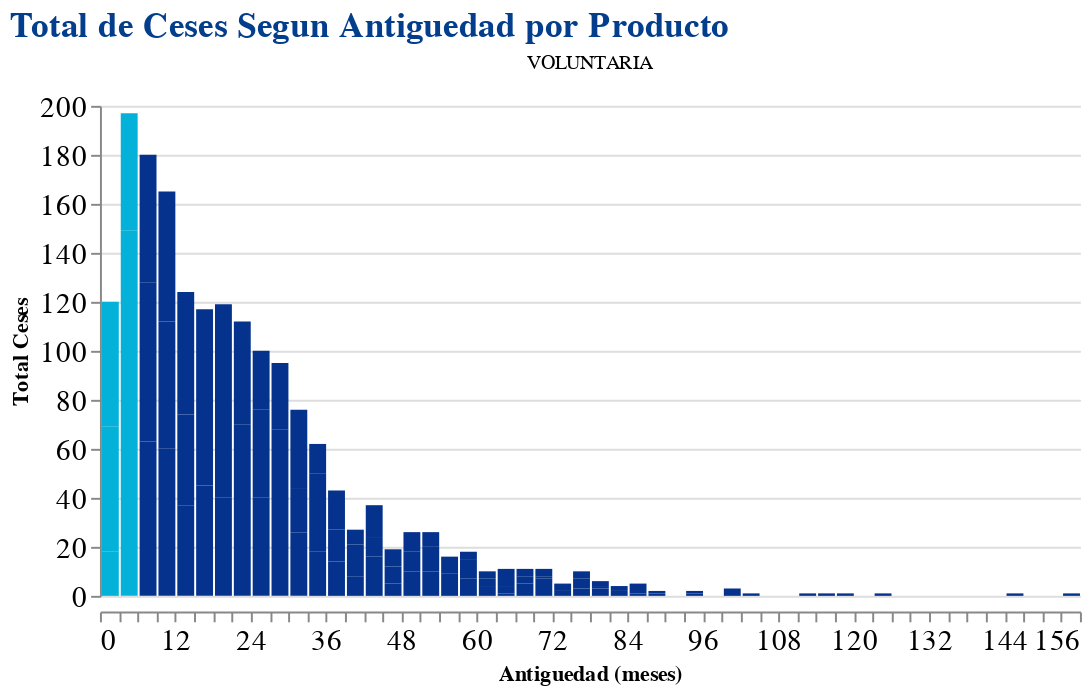

Notebook source saved alongside this figure:
### Markdown cell above
* Se ve una diferencia en el comportamiento en la antiguedad de ceses voluntarios vs ceses involuntarios
* Los colores mas claros reflejan la clasificacion que la empresa le da a los ceses menores de 6 meses como tempranos
* Los ceses involuntarios tiene un comportamiento diferente durante los 9 primeros meses respecto al resto de meses mayores o iguales a 12
* En los ceses voluntarios el comportamiento diferente se da solo los en 3 primeros meses, del mes 6 adelante los ceses disminuyen con el tiempo
* Debido a este comportamiento diferente se debe hacer una analisis y prediccion para cada tipo de cese. **Considerando que los ceses involuntarios se deben despidos por diferente motivos, este analisis repercutiria en otro proyecto que vaya mas alineado al tema de contrataciones, ya que los colaboradores contratados no cumplen con la expectativa de la empresa.**
* Por lo tanto, para este proyecto se tomaran solo los ceses voluntarios, **al parecer la clasificacion de antiguedad de cese tomada por la empresa (en el caso de ceses voluntarios) seria incorrecta, pues el cambio de comportamiento se da desde el mes 3**. Seria necesario analizar por Grupal e Individual para validar esta hipotesis

### Code cell
ceses_antg = ceses.groupby(
    by=['TIPO_CESE','antiguedad_meses'],
    as_index=False
).agg(
    cesados = ('CODIGO', 'count'))

# GRAFICANDO
alt.Chart(ceses_antg).mark_bar(
    color = '#04328C'
).encode(
    x = alt.X(
        'antiguedad_meses',
        bin = alt.BinParams(step=3),
        title = 'Antiguedad (meses)'),
    y = alt.Y(
        'cesados',
        title = 'Total Ceses'),
    color = alt.condition(
        alt.datum.antiguedad_meses < 6.0, 
        alt.value('#04B2D9'),
        alt.value('#04328C')),
    column = alt.Column(
        'TIPO_CESE',
        title = None)
).properties(
    title = 'Total de Ceses Segun Antiguedad por Producto',
    width = 500,
    height = 250
).configure_view(
    strokeWidth = 0
).configure_axis(
    labelFontSize = 15,
    labelAngle = 0
).configure_title(
    fontSize = 18,
    color = '#033E8C'
).resolve_scale(
    y='independent'
)

### Figure 1 — Vega-Lite specification as saved in the notebook (floating-point values rounded to 4 significant figures)
{"config": {"view": {"continuousWidth": 400, "continuousHeight": 300, "strokeWidth": 0}, "axis": {"labelAngle": 0, "labelFontSize": 15}, "title": {"color": "#033E8C", "fontSize": 18}}, "data": {"name": "data-8a89fe89961a20a9b7246177ccae16f1"}, "mark": {"type": "bar", "color": "#04328C"}, "encoding": {"color": {"condition": {"value": "#04B2D9", "test": "(datum.antiguedad_meses < 6.0)"}, "value": "#04328C"}, "column": {"type": "nominal", "field": "TIPO_CESE", "title": null}, "x": {"type": "quantitative", "bin": {"step": 3}, "field": "antiguedad_meses", "title": "Antiguedad (meses)"}, "y": {"type": "quantitative", "field": "cesados", "title": "Total Ceses"}}, "height": 250, "resolve": {"scale": {"y": "independent"}}, "title": "Total de Ceses Segun Antiguedad por Producto", "width": 500, "$schema": "https://vega.github.io/schema/vega-lite/v4.8.1.json", "datasets": {"data-8a89fe89961a20a9b7246177ccae16f1": [{"TIPO_CESE": "VOLUNTARIA", "antiguedad_meses": 0.0, "cesados": 18}, {"TIPO_CESE": "VOLUNTARIA", "antiguedad_meses": 1.0, "cesados": 51}, {"TIPO_CESE": "VOLUNTARIA", "antiguedad_meses": 2.0, "cesados": 51}, {"TIPO_CESE": "VOLUNTARIA", "antiguedad_meses": 3.0, "cesados": 82}, {"TIPO_CESE": "VOLUNTARIA", "antiguedad_meses": 4.0, "cesados": 67}, {"TIPO_CESE": "VOLUNTARIA", "antiguedad_meses": 5.0, "cesados": 48}, {"TIPO_CESE": "VOLUNTARIA", "antiguedad_meses": 6.0, "cesados": 63}, {"TIPO_CESE": "VOLUNTARIA", "antiguedad_meses": 7.0, "cesados": 65}, {"TIPO_CESE": "VOLUNTARIA", "antiguedad_meses": 8.0, "cesados": 52}, {"TIPO_CESE": "VOLUNTARIA", "antiguedad_meses": 9.0, "cesados": 60}, {"TIPO_CESE": "VOLUNTARIA", "antiguedad_meses": 10.0, "cesados": 52}, {"TIPO_CESE": "VOLUNTARIA", "antiguedad_meses": 11.0, "cesados": 53}, {"TIPO_CESE": "VOLUNTARIA", "antiguedad_meses": 12.0, "cesados": 37}, {"TIPO_CESE": "VOLUNTARIA", "antiguedad_meses": 13.0, "cesados": 37}, {"TIPO_CESE": "VOLUNTARIA", "antiguedad_meses": 14.0, "cesados": 50}, {"TIPO_CESE": "VOLUNTARIA", "antiguedad_meses": 15.0, "cesados": 45}, {"TIPO_CESE": "VOLUNTARIA", "antiguedad_meses": 16.0, "cesados": 37}, {"TIPO_CESE": "VOLUNTARIA", "antiguedad_meses": 17.0, "cesados": 35}, {"TIPO_CESE": "VOLUNTARIA", "antiguedad_meses": 18.0, "cesados": 40}, {"TIPO_CESE": "VOLUNTARIA", "antiguedad_meses": 19.0, "cesados": 35}, {"TIPO_CESE": "VOLUNTARIA", "antiguedad_meses": 20.0, "cesados": 44}, {"TIPO_CESE": "VOLUNTARIA", "antiguedad_meses": 21.0, "cesados": 42}, {"TIPO_CESE": "VOLUNTARIA", "antiguedad_meses": 22.0, "cesados": 28}, {"TIPO_CESE": "VOLUNTARIA", "antiguedad_meses": 23.0, "cesados": 42}, {"TIPO_CESE": "VOLUNTARIA", "antiguedad_meses": 24.0, "cesados": 40}, {"TIPO_CESE": "VOLUNTARIA", "antiguedad_meses": 25.0, "cesados": 36}, {"TIPO_CESE": "VOLUNTARIA", "antiguedad_meses": 26.0, "cesados": 24}, {"TIPO_CESE": "VOLUNTARIA", "antiguedad_meses": 27.0, "cesados": 31}, {"TIPO_CESE": "VOLUNTARIA", "antiguedad_meses": 28.0, "cesados": 37}, {"TIPO_CESE": "VOLUNTARIA", "antiguedad_meses": 29.0, "cesados": 27}, {"TIPO_CESE": "VOLUNTARIA", "antiguedad_meses": 30.0, "cesados": 26}, {"TIPO_CESE": "VOLUNTARIA", "antiguedad_meses": 31.0, "cesados": 18}, {"TIPO_CESE": "VOLUNTARIA", "antiguedad_meses": 32.0, "cesados": 32}, {"TIPO_CESE": "VOLUNTARIA", "antiguedad_meses": 33.0, "cesados": 18}, {"TIPO_CESE": "VOLUNTARIA", "antiguedad_meses": 34.0, "cesados": 32}, {"TIPO_CESE": "VOLUNTARIA", "antiguedad_meses": 35.0, "cesados": 12}, {"TIPO_CESE": "VOLUNTARIA", "antiguedad_meses": 36.0, "cesados": 14}, {"TIPO_CESE": "VOLUNTARIA", "antiguedad_meses": 37.0, "cesados": 13}, {"TIPO_CESE": "VOLUNTARIA", "antiguedad_meses": 38.0, "cesados": 16}, {"TIPO_CESE": "VOLUNTARIA", "antiguedad_meses": 39.0, "cesados": 8}, {"TIPO_CESE": "VOLUNTARIA", "antiguedad_meses": 40.0, "cesados": 13}, {"TIPO_CESE": "VOLUNTARIA", "antiguedad_meses": 41.0, "cesados": 6}, {"TIPO_CESE": "VOLUNTARIA", "antiguedad_meses": 42.0, "cesados": 16}, {"TIPO_CESE": "VOLUNTARIA", "antiguedad_meses": 43.0, "cesados": 8}, {"TIPO_CESE": "VOLUNTARIA", "antiguedad_meses": 44.0, "cesados": 13}, {"TIPO_CESE": "VOLUNTARIA", "antiguedad_meses": 45.0, "cesados": 5}, {"TIPO_CESE": "VOLUNTARIA", "antiguedad_meses": 46.0, "cesados": 7}, {"TIPO_CESE": "VOLUNTARIA", "antiguedad_meses": 47.0, "cesados": 7}, {"TIPO_CESE": "VOLUNTARIA", "antiguedad_meses": 48.0, "cesados": 10}, {"TIPO_CESE": "VOLUNTARIA", "antiguedad_meses": 49.0, "cesados": 8}, {"TIPO_CESE": "VOLUNTARIA", "antiguedad_meses": 50.0, "cesados": 8}, {"TIPO_CESE": "VOLUNTARIA", "antiguedad_meses": 51.0, "cesados": 10}, {"TIPO_CESE": "VOLUNTARIA", "antiguedad_meses": 52.0, "cesados": 10}, {"TIPO_CESE": "VOLUNTARIA", "antiguedad_meses": 53.0, "cesados": 6}, {"TIPO_CESE": "VOLUNTARIA", "antiguedad_meses": 54.0, "cesados": 9}, {"TIPO_CESE": "VOLUNTARIA", "antiguedad_meses": 55.0, "cesados": 4}, {"TIPO_CESE": "VOLUNTARIA", "antiguedad_meses": 56.0, "cesados": 3}, {"TIPO_CESE": "VOLUNTARIA", "antiguedad_meses": 57.0, "cesados": 7}, {"TIPO_CESE": "VOLUNTARIA", "antiguedad_meses": 58.0, "cesados": 8}, {"TIPO_CESE": "VOLUNTARIA", "antiguedad_meses": 59.0, "cesados": 3}, {"TIPO_CESE": "VOLUNTARIA", "antiguedad_meses": 60.0, "cesados": 4}, {"TIPO_CESE": "VOLUNTARIA", "antiguedad_meses": 61.0, "cesados": 3}, {"TIPO_CESE": "VOLUNTARIA", "antiguedad_meses": 62.0, "cesados": 3}, {"TIPO_CESE": "VOLUNTARIA", "antiguedad_meses": 63.0, "cesados": 1}, {"TIPO_CESE": "VOLUNTARIA", "antiguedad_meses": 64.0, "cesados": 3}, {"TIPO_CESE": "VOLUNTARIA", "antiguedad_meses": 65.0, "cesados": 7}, {"TIPO_CESE": "VOLUNTARIA", "antiguedad_meses": 66.0, "cesados": 5}, {"TIPO_CESE": "VOLUNTARIA", "antiguedad_meses": 67.0, "cesados": 3}, {"TIPO_CESE": "VOLUNTARIA", "antiguedad_meses": 68.0, "cesados": 3}, {"TIPO_CESE": "VOLUNTARIA", "antiguedad_meses": 69.0, "cesados": 7}, {"TIPO_CESE": "VOLUNTARIA", "antiguedad_meses": 70.0, "cesados": 1}, {"TIPO_CESE": "VOLUNTARIA", "antiguedad_meses": 71.0, "cesados": 3}, {"TIPO_CESE": "VOLUNTARIA", "antiguedad_meses": 72.0, "cesados": 2}, {"TIPO_CESE": "VOLUNTARIA", "antiguedad_meses": 74.0, "cesados": 3}, {"TIPO_CESE": "VOLUNTARIA", "antiguedad_meses": 75.0, "cesados": 3}, {"TIPO_CESE": "VOLUNTARIA", "antiguedad_meses": 76.0, "cesados": 4}, {"TIPO_CESE": "VOLUNTARIA", "antiguedad_meses": 77.0, "cesados": 3}, {"TIPO_CESE": "VOLUNTARIA", "antiguedad_meses": 78.0, "cesados": 3}, {"TIPO_CESE": "VOLUNTARIA", "antiguedad_meses": 79.0, "cesados": 1}, {"TIPO_CESE": "VOLUNTARIA", "antiguedad_meses": 80.0, "cesados": 2}, {"TIPO_CESE": "VOLUNTARIA", "antiguedad_meses": 82.0, "cesados": 2}, {"TIPO_CESE": "VOLUNTARIA", "antiguedad_meses": 83.0, "cesados": 2}, {"TIPO_CESE": "VOLUNTARIA", "antiguedad_meses": 84.0, "cesados": 1}, {"TIPO_CESE": "VOLUNTARIA", "antiguedad_meses": 86.0, "cesados": 4}, {"TIPO_CESE": "VOLUNTARIA", "antiguedad_meses": 87.0, "cesados": 1}, {"TIPO_CESE": "VOLUNTARIA", "antiguedad_meses": 89.0, "cesados": 1}, {"TIPO_CESE": "VOLUNTARIA", "antiguedad_meses": 93.0, "cesados": 1}, {"TIPO_CESE": "VOLUNTARIA", "antiguedad_meses": 95.0, "cesados": 1}, {"TIPO_CESE": "VOLUNTARIA", "antiguedad_meses": 99.0, "cesados": 3}, {"TIPO_CESE": "VOLUNTARIA", "antiguedad_meses": 103.0, "cesados": 1}, {"TIPO_CESE": "VOLUNTARIA", "antiguedad_meses": 111.0, "cesados": 1}, {"TIPO_CESE": "VOLUNTARIA", "antiguedad_meses": 116.0, "cesados": 1}, {"TIPO_CESE": "VOLUNTARIA", "antiguedad_meses": 119.0, "cesados": 1}, {"TIPO_CESE": "VOLUNTARIA", "antiguedad_meses": 124.0, "cesados": 1}, {"TIPO_CESE": "VOLUNTARIA", "antiguedad_meses": 146.0, "cesados": 1}, {"TIPO_CESE": "VOLUNTARIA", "antiguedad_meses": 154.0, "cesados": 1}]}}
